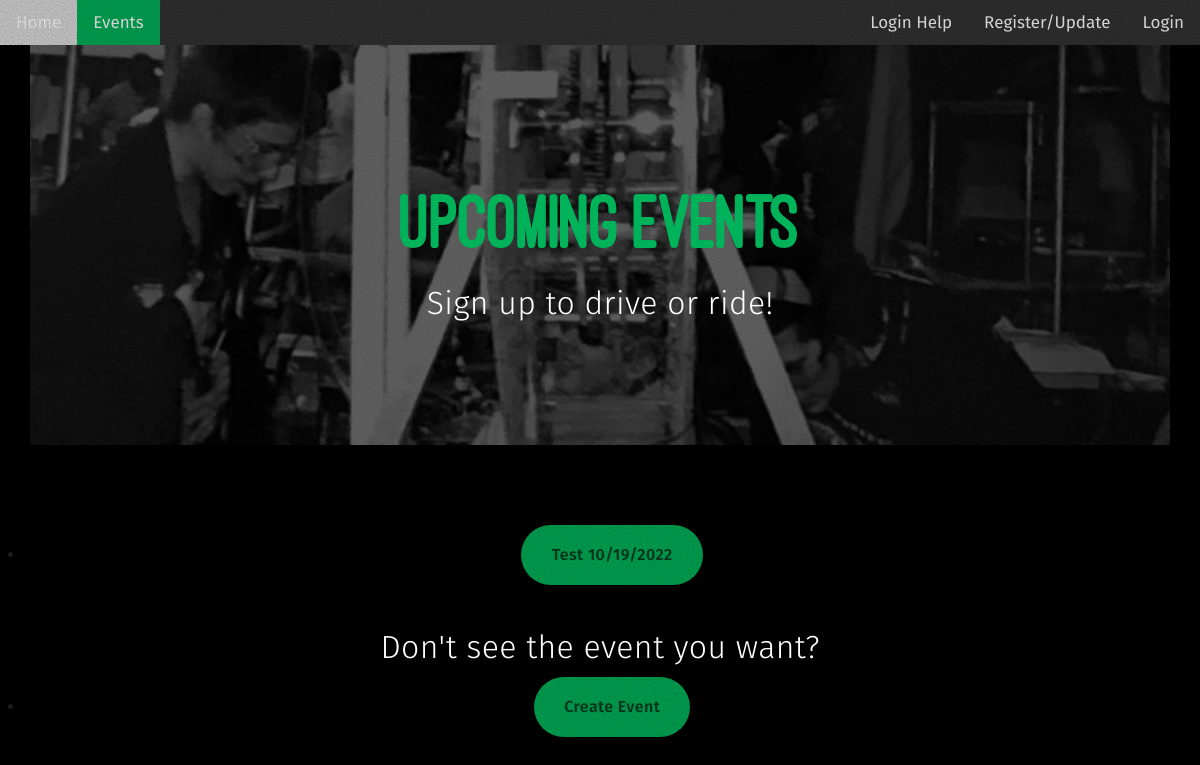
Before: /events with the older database file.
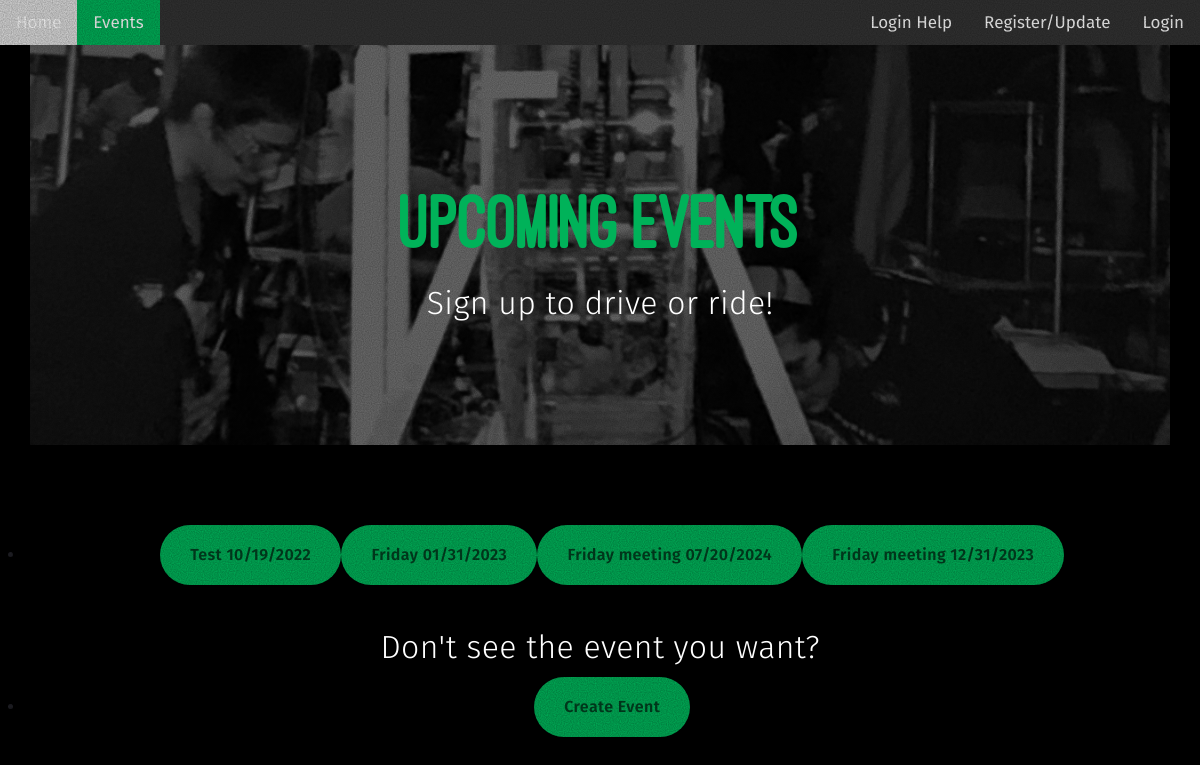
After: the same page with the newer database file.
### carpooling/models.py (models this page shows, shortened)
class Event(db.Model):
    __tablename__ = 'events'
    index = db.Column(db.Integer, primary_key=True)
    event_name = db.Column(db.String, nullable=False)
    event_date = db.Column(db.DateTime, nullable=False)
    event_start_time = db.Column(db.DateTime, nullable=False)
    event_end_time = db.Column(db.DateTime, nullable=False)
    event_location = db.Column(db.String, nullable=False, default='Maggie Walker Governor\'s School')
    event_description = db.Column(db.String, nullable=True)
    def __repr__(self):
        return f'Event: {self.event_name}'

### carpooling/routes.py (the view)
@app.route('/events')
def events_page():
    current_events = Event.query.filter(Event.event_date >= datetime.datetime.now()).all()
    print(current_events)
    return render_template('events_page_template.html', events=current_events, user=current_user)

### carpooling/templates/events_page_template.html (shortened to what this page needs)
<!DOCTYPE html>
<html data-wf-domain="sarahs-dandy-site.webflow.io" data-wf-page="633db6b20fc68522b30e41f4" data-wf-site="633db6b20fc685cfcc0e41e2">
<head>
    <link href="{{ url_for('static', filename='events_style.css')}}" rel="stylesheet" type="text/css"/>
    <link href="{{ url_for('static', filename='carrdstyle.css')}}" rel="stylesheet" type="text/css"/>
</head>
<body class="body">
    <div class="page-content">
        <div class="topnav">
            <a href="{{ url_for('home_page') }}">Home</a>
            <a class="active" href="{{ url_for('events_page') }}">Events</a>
            {% if user.is_authenticated %}
            <a class="user-info" href = "{{ url_for('user_profile_page', user_id=user.id) }}">{{ user.first_name.capitalize() }} {{user.last_name.capitalize()}}</a>
            <a class="user-info" onclick="confirm_logout(event)" href="{{ url_for('home_page', logout=True) }}">Logout</a>
<a class="user-info" href="{{url_for('manage_carpools_page')}}">Manage Carpools </a>
            {% else %}
            <a class="user-info" href="{{ url_for('login_page') }}">Login</a>
            <a class="user-info" href="{{url_for('generic_register_page')}}">Register/Update</a>
            <a class="user-info" href="{{url_for('login_help_page')}}">Login Help</a>
            {% endif %}
          </div>
        </div>
        <div class="banner">
            <div class="banner-second">
                <div class="container center w-container">
                    <div class="align-center">
                        <h1 class="style1">
                            Upcoming Events
                        </h1>
                        <h2 class="style2">Sign up to drive or ride!</h1>
                    </div>
                </div>
            </div>
        </div>
    <div class="section-2 wf-section">
        <br>
        <br>
        <br>
        <br>
        <br>
        <ul id="buttons01" class="style1 buttons">
            <li>
                {% for event in events %}
                <a href="{{url_for('event_page', event_index=event.index)}}" class="button n01">
                    <span class="label">{{event.event_name.capitalize()}} {{event.event_date.strftime('%m/%d/%Y')}}</span>
                {% endfor %}
                </a>
            </li>
        </ul>
        <br>
        <br>
        <h3 class="style2" style="align-self: center">Don't see the event you want?</h3>
        <ul id="buttons01" class="style1 buttons">
            <li>
                <a href="{{url_for('create_event_page')}}" class="button n01">
                    <span class="label">Create Event</span>
                </a>
            </li>
        </ul>
    </div>
</body>
</html>

### carpooling/static/carrdstyle.css (style rules this page uses)
html, body, div, span, applet, object, iframe, h1, h2, h3, h4, h5, h6, p, blockquote, pre, a, abbr, acronym, address, big, cite, code, del, dfn, em, img, ins, kbd, q, s, samp, small, strike, strong, sub, sup, tt, var, b, u, i, center, dl, dt, dd, ol, ul, li, fieldset, form, label, legend, table, caption, tbody, tfoot, thead, tr, th, td, article, aside, canvas, details, embed, figure, figcaption, footer, header, hgroup, menu, nav, output, ruby, section, summary, time, mark, audio, video { margin: 0; padding: 0; border: 0; font-size: 100%; font: inherit; vertical-align: baseline; }
body { line-height: 1; }
ol, ul { list-style: none; }
.topnav { background-color: #333; overflow: hidden; }
.topnav a { float: left; color: #ffffff; text-align: center; padding: 14px 16px; text-decoration: none; font-size: 17px; font-family: 'Fira Sans', sans-serif; }
.topnav a.active { background-color: #00B259; color: white; }
.topnav a.user-info { float: right; color: #ffffff; text-align: center; padding: 14px 16px; text-decoration: none; font-size: 17px; font-family: 'Fira Sans', sans-serif; }
body { -webkit-text-size-adjust:none }
*, * :before, * :after { box-sizing: border-box; }
body { line-height: 1.0; min-height: var(--viewport-height); min-width: 320px; overflow-x: hidden; word-wrap: break-word; background-color: #000; }
body:before { background-attachment: scroll; content: ''; display: block; height: var(--background-height); left: 0; pointer-events: none; position: fixed; top: 0; transform: scale(1); width: 100vw; z-index: 0; background-size: 512px; background-position: center; background-repeat: repeat; }
body:after { background-color: #7E8083; content: ''; display: block; height: 100%; left: 0; opacity: 0; position: fixed; top: 0; transform: scale(1); transition: opacity 1s ease-in-out 0s, visibility 1s 0s; visibility: hidden; width: 100%; z-index: 1; }
:root { --background-height: 100vh; --site-language-alignment: left; --site-language-direction: ltr; --site-language-flex-alignment: flex-start; --site-language-indent-left: 1; --site-language-indent-right: 0; --viewport-height: 100vh; }
html { font-size: 16pt; }
ul { list-style-type: disc; margin-left: 1.5em; padding-left: 0; align-self: center; float: center; }
li { align-items: center; float: center; text-align: center; }
a { color: inherit; text-decoration: underline; transition: color 0.25s ease; }
h1, h2, h3 { direction: var(--site-language-direction); position: relative; }
h1.style1, h2.style1, h3.style1, p.style1 { color: #00B259; font-family: 'ostrich_sansheavy', sans-serif; text-align: center; letter-spacing: -0.175rem; width: 100%; font-size: 5em; line-height: 1.25; font-weight: 400; }
h1.style2, h2.style2, h3.style2, p.style2 { color: #FFFFFF; font-family: 'Fira Sans', sans-serif; font-size: larger; letter-spacing: 0.025rem; width: calc(100% + 0.025rem); font-size: 2em; line-height: 1.875; font-weight: 300; text-align: center; align-self: center; }
.buttons { cursor: default; display: flex; justify-content: var(--flex-alignment); letter-spacing: 0; padding: 0; }
.buttons li { max-width: 100%; }
.buttons li a { align-items: center; justify-content: center; max-width: 100%; text-align: center; text-decoration: none; vertical-align: middle; white-space: nowrap; }
.buttons.style1 { gap: 1.375rem; flex-direction: row; flex-wrap: wrap; }
.buttons.style1 li a { display: inline-flex; width: auto; height: 3.75rem; line-height: 3.75rem; padding: 0 1.875rem; vertical-align: middle; font-family: 'Fira Sans', sans-serif; letter-spacing: 0.025rem; padding-left: calc(0.025rem + 1.875rem); font-size: 1em; font-weight: 600; border-radius: 2.5rem; flex-direction: row-reverse; justify-content: flex-end; transition: transform 0.25s ease, color 0.25s ease, background-color 0.25s ease, border-color 0.25s ease; }
.buttons.style1 li a .label { direction: var(--site-language-direction); overflow: hidden; text-overflow: ellipsis; flex-grow: 1; flex-shrink: 1; text-align: left; width: 100%; }
.buttons.style1 .button { background-color: #00B259 !important; color: rgba(0, 0, 0, 0.631); }
.buttons.style1 { column-span: all; display: block; align-items: center; align-self: center; align-content: center; }
@media (max-width: 1680px) { html { font-size: 12pt; } }
@media (max-width: 1280px) { html { font-size: 12pt; } }

Changed rows visible on the page:
added Event: event_name "Friday", event_date "01/31/2023"
added Event: event_name "Friday meeting", event_date "07/20/2024"
added Event: event_name "Friday meeting", event_date "12/31/2023"
